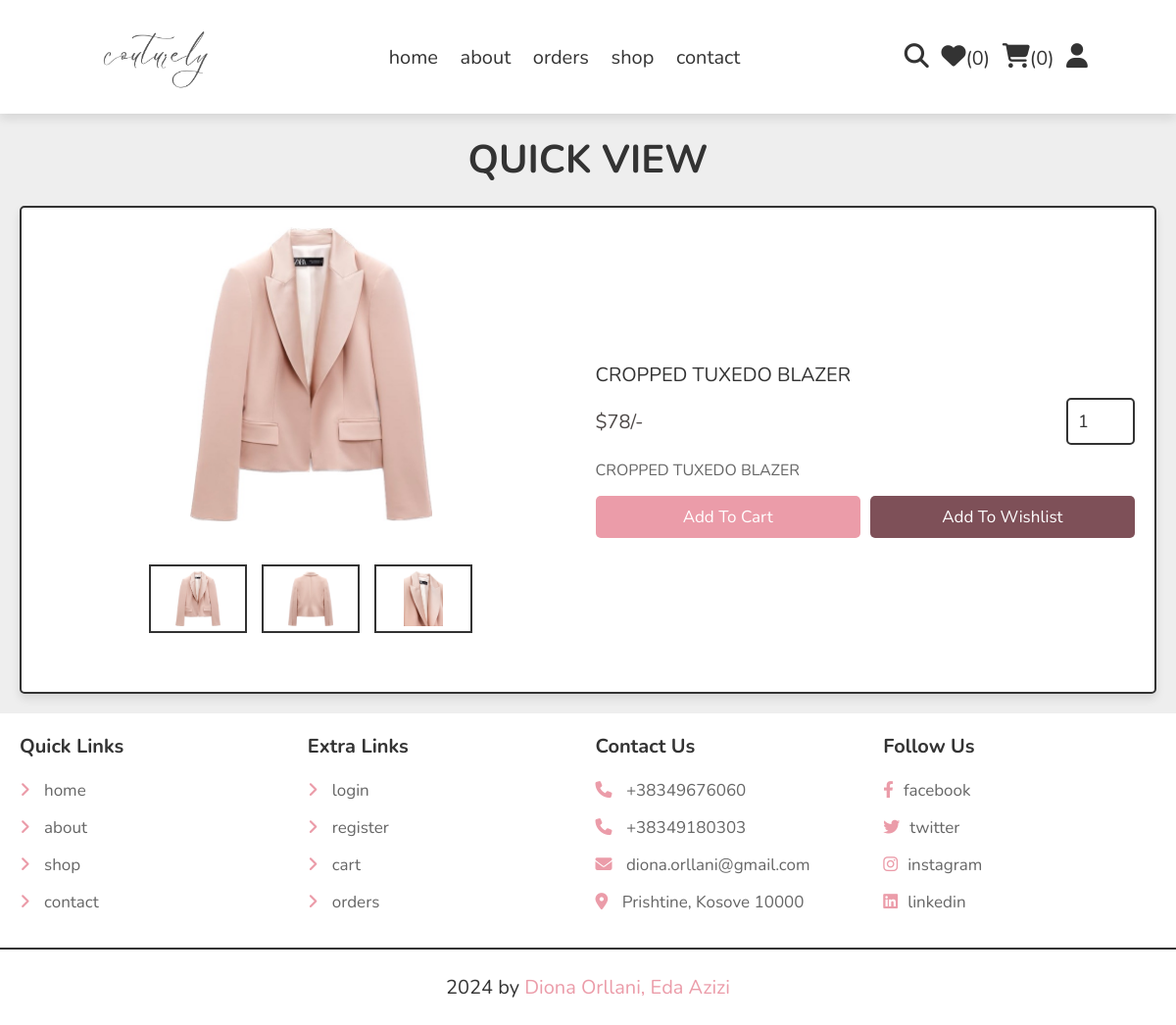
/quick_view.php?pid=4, run on the app's committed database.
### tables this page shows
CREATE TABLE `products` (
  `id` int(100) NOT NULL,
  `name` varchar(100) NOT NULL,
  `details` varchar(500) NOT NULL,
  `price` int(10) NOT NULL,
  `image_01` varchar(100) NOT NULL,
  `image_02` varchar(100) NOT NULL,
  `image_03` varchar(100) NOT NULL
);

### quick_view.php (the view, shortened to what this page needs)
<?php
include 'components/wishlist_cart.php';
?>
<!DOCTYPE html>
<html lang="en">
<head>
   <link rel="stylesheet" href="https://cdnjs.cloudflare.com/ajax/libs/font-awesome/6.1.1/css/all.min.css">
   <link rel="stylesheet" href="css/style.css">
</head>
<body>
<?php include 'components/user_header.php'; ?>
<section class="quick-view">
   <h1 class="heading">quick view</h1>
   <?php
     $pid = $_GET['pid'];
     $select_products = $conn->prepare("SELECT * FROM `products` WHERE id = ?");
     $select_products->execute([$pid]);
     if($select_products->rowCount() > 0){
      while($fetch_product = $select_products->fetch(PDO::FETCH_ASSOC)){
   ?>
   <form action="" method="post" class="box">
      <div class="row">
         <div class="image-container">
            <div class="main-image">
               <img src="uploaded_img/<?= $fetch_product['image_01']; ?>" alt="">
            </div>
            <div class="sub-image">
               <img src="uploaded_img/<?= $fetch_product['image_01']; ?>" alt="">
               <img src="uploaded_img/<?= $fetch_product['image_02']; ?>" alt="">
               <img src="uploaded_img/<?= $fetch_product['image_03']; ?>" alt="">
            </div>
         </div>
         <div class="content">
            <div class="name"><?= $fetch_product['name']; ?></div>
            <div class="flex">
               <div class="price"><span>$</span><?= $fetch_product['price']; ?><span>/-</span></div>
               <input type="number" name="qty" class="qty" min="1" max="99" onkeypress="if(this.value.length == 2) return false;" value="1">
            </div>
            <div class="details"><?= $fetch_product['details']; ?></div>
            <div class="flex-btn">
               <input type="submit" value="add to cart" class="btn" name="add_to_cart">
               <input class="option-btn" type="submit" name="add_to_wishlist" value="add to wishlist">
            </div>
         </div>
      </div>
   </form>
   <?php
      }
   }else{
      echo '<p class="empty">no products added yet!</p>';
   }
   ?>
</section>
<?php include 'components/footer.php'; ?>
</body>
</html>

### css/style.css (style rules this page uses)
:root { --main-color:rgb(235, 156, 169); --orange:rgb(126, 80, 88); --red:#4e4948; --black:#333; --white:#fff; --light-color:#666; --light-bg:#eee; --border:.2rem solid var(--black); --box-shadow:0 .5rem 1rem rgba(0,0,0,.1); }
* { font-family: 'Nunito', sans-serif; margin:0; padding:0; box-sizing: border-box; outline: none; border:none; text-decoration: none; }
html { font-size: 62.5%; overflow-x: hidden; }
body { background-color: var(--light-bg); }
section { padding:2rem; max-width: 1200px; margin:0 auto; }
.heading { font-size: 4rem; color:var(--black); margin-bottom: 2rem; text-align: center; text-transform: uppercase; }
.btn, .delete-btn, .option-btn { display: block; width: 100%; margin-top: 1rem; border-radius: .5rem; padding:1rem 3rem; font-size: 1.7rem; text-transform: capitalize; color:var(--white); cursor: pointer; text-align: center; }
.btn { background-color: var(--main-color); }
.option-btn { background-color: var(--orange); }
.flex-btn { display: flex; gap:1rem; }
.quick-view form { padding:2rem; border-radius: .5rem; border:var(--border); background-color: var(--white); box-shadow: var(--box-shadow); margin-top: 1rem; }
.quick-view form .row { display: flex; align-items: center; gap:1.5rem; flex-wrap: wrap; }
.quick-view form .row .image-container { margin-bottom: 2rem; flex:1 1 40rem; }
.quick-view form .row .image-container .main-image img { height: 30rem; width: 100%; object-fit: contain; }
.quick-view form .row .image-container .sub-image { display: flex; gap:1.5rem; justify-content: center; margin-top: 2rem; }
.quick-view form .row .image-container .sub-image img { height: 7rem; width: 10rem; object-fit: contain; padding:.5rem; border:var(--border); cursor: pointer; transition: .2s linear; }
.quick-view form img { width: 100%; height: 20rem; object-fit: contain; margin-bottom: 2rem; }
.quick-view form .row .content { flex:1 1 40rem; }
.quick-view form .row .content .name { font-size: 2rem; color:var(--black); }
.quick-view form .row .flex { display: flex; align-items: center; justify-content: space-between; gap:1rem; margin:1rem 0; }
.quick-view form .row .flex .qty { width: 7rem; padding:1rem; border:var(--border); font-size: 1.8rem; color:var(--black); border-radius: .5rem; }
.quick-view form .row .flex .price { font-size: 2rem; color:var(--red); }
.quick-view form .row .content .details { font-size: 1.6rem; color:var(--light-color); line-height: 2; }

### data on the page
products: image_01 (picture), image_02 (picture), image_03 (picture), name "CROPPED TUXEDO BLAZER", price "78", details "CROPPED TUXEDO BLAZER"

### other printed values
$total_wishlist_counts "0"
$total_cart_counts "0"
